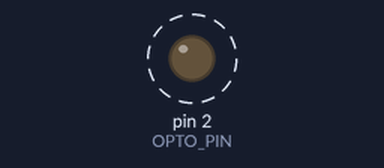
A sketch run on a simulated Arduino Uno, built with avr-gcc and run on an emulated ATmega328P. Shown: output pins drawn as LEDs (lit = HIGH). Dashed ring = blinking.

Above: at 1.0 s.
Timing chart, 0 to 4.7 s (numbered marks = the images above):
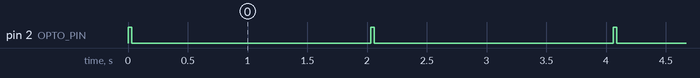

Measured:
- by itself, pin 2 (OPTO_PIN): alternates HIGH for 0.03 s and LOW for 2.0 s

The sketch:

Project15.ino
```cpp
// Map pin 2 to the optocoupler.
const int OPTO_PIN = 2;

// Make the pin with the optocoupler an output.
void setup() {
  pinMode(OPTO_PIN, OUTPUT);
}

void loop() {

  // Flash the optocoupler for 15 ms.
  digitalWrite(OPTO_PIN, HIGH);
  delay(30);
  digitalWrite(OPTO_PIN, LOW);

  // Wait for 2 sec.
  delay(2000);

}
```
